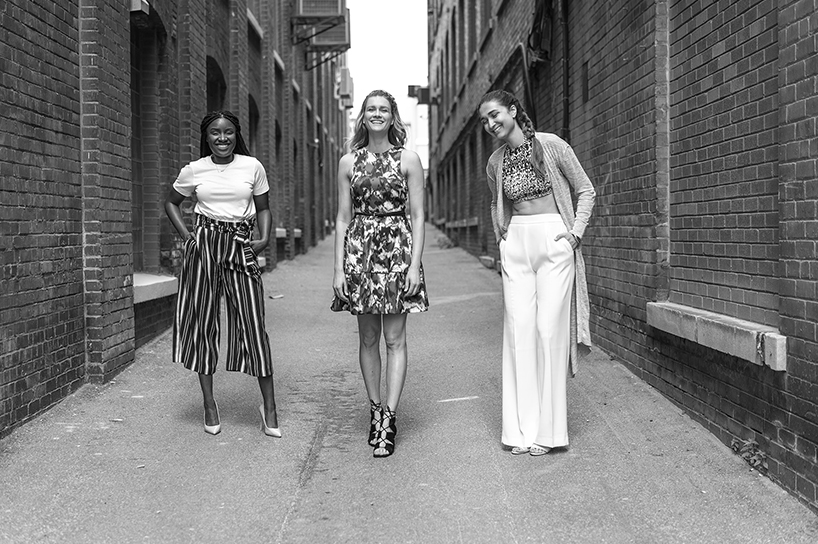
#> input picture Images/3girls.jpg, 818 x 544 px, given in place of the camera
$ python 'HOG camera functions WORKING.py'
#> lines starting #> are read from the running program, lines starting #| are printed output that depends on the picture; after the words box and inside, x2 and y2 are one past the last pixel; in counts of white or black regions, pixels touching at a corner belong together
### socialdistance.py
import cv2 as cv
import math
import numpy as np


# DRAW RECTANGULAR AREA FOR DETECTION OF PERSONS
def drawGreenRect(area, Image):
    img = Image
    bblines = []
    for (x, y, w, h) in area:
        a = []
        cv.rectangle(img, (x, y), (x + w, y + h), (0, 255, 0), 2) # Draw green rectangle
        a.append(x)
        a.append(y)
        a.append(x + w)
        a.append(y + h)
        bblines.append(a)

    return bblines


#CALCULATE FEET PIXEL LOCATION OF ALL BOUNDING BOXES
def findFeetPix(RectangleLines):
    bblines = RectangleLines
    feet = []
    for i in range(len(bblines)):  # A for loop for row entries
        a = []
        a.append((bblines[i][0] + bblines[i][2]) // 2) #find x centre
        a.append(bblines[i][3])
        feet.append(a)

    return feet


#WARP IMAGE PERSPECTIVE TO TOP VIEW
def topViewWarp(Image, CameraAngle, width, height):
    img = Image
    camAngle = CameraAngle
    if 0 <= camAngle <= 60:
        warpExtend = 0.00036265*(camAngle**4) - 0.0262*(camAngle**3) + 0.7407*(camAngle**2) + 1.5556*camAngle # equation for warp
        warpExtend = warpExtend * width / 1000 # for different widths
        pts1 = np.float32([[0,-0],[width,0],[-warpExtend,height],[width+warpExtend,height]]) #points for waro
        pts2 = np.float32([[0,0],[width,0],[0,height],[width,height]]) #framesize of new image warp
        M = cv.getPerspectiveTransform(pts1,pts2)
        imgWarped = cv.warpPerspective(img,M,(width,height)) # w and h is the display framesize

    elif 60 < camAngle <= 75:
        warpExtend = (250/3) * camAngle - 4380  # equation for warp
        warpExtend = warpExtend * width / 1000  # for different widths
        pts1 = np.float32([[0, 0.3 * height], [width, 0.3 * height], [-warpExtend, height], [width + warpExtend, height]])  # points for waro
        pts2 = np.float32([[0, 0], [width, 0], [0, 0.7 * height], [width, 0.7 * height]])  # framesize of new image warp
        M = cv.getPerspectiveTransform(pts1, pts2)
        imgWarped = cv.warpPerspective(img, M, (width, int(0.7 * height)))  # w and h is the display framesize

    elif 75 < camAngle <= 90:
        warpExtend = (110) * camAngle - 7840  # equation for warp
        warpExtend = warpExtend * width / 1000  # for different widths
        pts1 = np.float32([[0, 0.6 * height], [width, 0.6 * height], [-warpExtend, height], [width + warpExtend, height]])  # points for waro
        pts2 = np.float32([[0, 0], [width, 0], [0, 0.4* height], [width, 0.4 * height]])  # framesize of new image warp
        M = cv.getPerspectiveTransform(pts1, pts2)
        imgWarped = cv.warpPerspective(img, M, (width, int(0.4 * height)))  # w and h is the display framesize

    else:
        print('Enter a camera angle between 0 and 90 degrees!')
        quit()

    return imgWarped, M

# CALCULATE FEET PIXEL LOCATIONS IN WARPED IMAGE
def findWarpedFeetPix(FeetPixelLocations, WarpMatrix):
    feet = FeetPixelLocations
    M = WarpMatrix
    feetWarped = [[0 for col in range(3)] for row in range(len(feet))]
    for i in range(len(feet)): # length is 3 of ROWS
        for j in range(3):
            feetWarped[i][j] = M[j][0]*(feet[i][0]) + (M[j][1])*(feet[i][1]) + (M[j][2])*1

    return feetWarped

# ADJUST FEET Y PIXELS LOCATIONS IN WARPED IMAGE
def adjustWarpedFeetYPix(FeetPixelLocations, WarpedFeetPixelLocations,CameraAngle, height):
    feet = FeetPixelLocations
    feetWarped = WarpedFeetPixelLocations
    camAngle = CameraAngle
    if 0 <= camAngle <= 60:
        for i in range(len(feetWarped)):
            origMultiplier = ((feetWarped[i][1]/feetWarped[i][2])/feet[i][1])
            newMultiplier = (origMultiplier+1)/2
            feetWarped[i][1] = feet[i][1]*newMultiplier # Replace old feetWarped Y value

    elif 60 < camAngle <= 75:
        for i in range(len(feetWarped)):
            origMultiplier = ((feetWarped[i][1]/feetWarped[i][2]) / (feet[i][1])-0.3*height)
            newMultiplier = (origMultiplier + 1) / 2
            feetWarped[i][1] = ((feet[i][1]) - 0.3 * height) * newMultiplier  # Replace old feetWarped Y value

    elif 75 < camAngle <= 90:
        for i in range(len(feetWarped)):
            origMultiplier = ((feetWarped[i][1]/feetWarped[i][2]) / (feet[i][1])-0.6*height)
            newMultiplier = (origMultiplier + 1) / 2
            feetWarped[i][1] = ((feet[i][1])-0.6*height) * newMultiplier  # Replace old feetWarped Y value
    return feetWarped

#CALCULATE PIXEL DISTANCE BETWEEN PEOPLE'S FEET
def findPixDist(FeetPixelLocations, WarpedFeetPixelLocations):
    feet = FeetPixelLocations
    feetWarped = WarpedFeetPixelLocations
    pxDistance = []
    for i in range(len(feet)-1):
        i2 = i
        while i2 < (len(feet)-1):
            a = []
            x_abs_diff = abs(((feetWarped[i][0]) / feetWarped[i][2]) - (feetWarped[i2 + 1][0] / feetWarped[i2 + 1][2]))
            a.append(x_abs_diff)
            y_abs_diff = abs((feetWarped[i][1]) - (feetWarped[i2 + 1][1]))
            a.append(y_abs_diff)
            euclidean = math.sqrt(x_abs_diff ** 2 + y_abs_diff ** 2)
            a.append(euclidean)
            a.append(i+1) # 1st person
            a.append(i2+2) # 2nd person
            pxDistance.append(a)
            i2 = i2 + 1

    return pxDistance

#SCALING PIXEL DISTANCE TO REAL DISTANCE
def pixToReal(PixelDistance,scaleFactor):
    pxDistance = PixelDistance
    realDistance = []
    for i in range(len(pxDistance)):
        a = []
        for j in range(3):
            a.append(pxDistance[i][j] * scaleFactor)
        a.append(pxDistance[i][3])
        a.append(pxDistance[i][4])
        realDistance.append(a)

    return realDistance

#OUTPUT MESSAGE/ALERT IF LESS THAN X METRES & #HIGHLIGHT PEOPLE IN RED FOR IMAGES & BLUE FOR VIDEOS
def drawRedRect(Image, RectangleLines, realDistance, minimumAllowedDistance):
    img = Image
    bblines = RectangleLines
    for i in range(len(realDistance)):
        if realDistance[i][2] < minimumAllowedDistance:
            print('Person', realDistance[i][3], '&', realDistance[i][4], 'please social distance!')
            for j in range(2):
                cv.rectangle(img,
                             (bblines[(realDistance[i][j+3])-1][0], bblines[(realDistance[i][j+3])-1][1]),
                             (bblines[(realDistance[i][j+3])-1][2], bblines[(realDistance[i][j+3])-1][3]),
                             (255, 0, 0),
                             2)

    return

### HogDescriptor/HOG camera functions WORKING.py
import cv2 as cv
from matplotlib import pyplot as plt
import socialdistance as sd

#USER INPUT PARAMETERS
camAngle = 60
scaleFactor = 10/1000 # (dist/imgWidth) approx distance (metres) between bottom left & right corners of image
minimumDistance = 1

# INITIALISE THE HOG PERSON DETECTOR
hog = cv.HOGDescriptor()
hog.setSVMDetector(cv.HOGDescriptor_getDefaultPeopleDetector())

cv.startWindowThread()

# OPEN WEBCAM VIDEO STREAM
cap = cv.VideoCapture(0)

# CHECK FRAME SIZE
if cap.isOpened():
    width = int(cap.get(cv.CAP_PROP_FRAME_WIDTH))  # float `width`
    height = int(cap.get(cv.CAP_PROP_FRAME_HEIGHT))  # float `height`
    print('width, height:', width, height)
    fps = cap.get(cv.CAP_PROP_FPS)
    print(fps) #30

# CREATE VIDEO OUTPUT IN .AVI FORMAT
out = cv.VideoWriter('output.avi', cv.VideoWriter_fourcc(*'MJPG'), 20.0, (640,480))

while (True):
    ret, frame = cap.read() # Capture video footage
#> frame is the input picture: shape (544, 818, 3); min 0, max 255, mean 120.6
    frame = cv.resize(frame, (width, height))  # Resize for faster detection

    (area, weights) = hog.detectMultiScale(frame, winStride=(8, 8), padding=(4, 4), scale=1.05) # Detection of persons in image
#> area = [[204, 228, 86, 172], [304, 171, 160, 319], [427, 76, 221, 442]]; weights = [0.584, 0.543, 0.977]
    img = frame

    bblines = sd.drawGreenRect(area, img)  # Draw green box for detection of persons & return bounding box lines
#> the loop in drawGreenRect, `for (x, y, w, h) in area:` made 3 passes
#> after the loop in drawGreenRect, `for (x, y, w, h) in area:`:
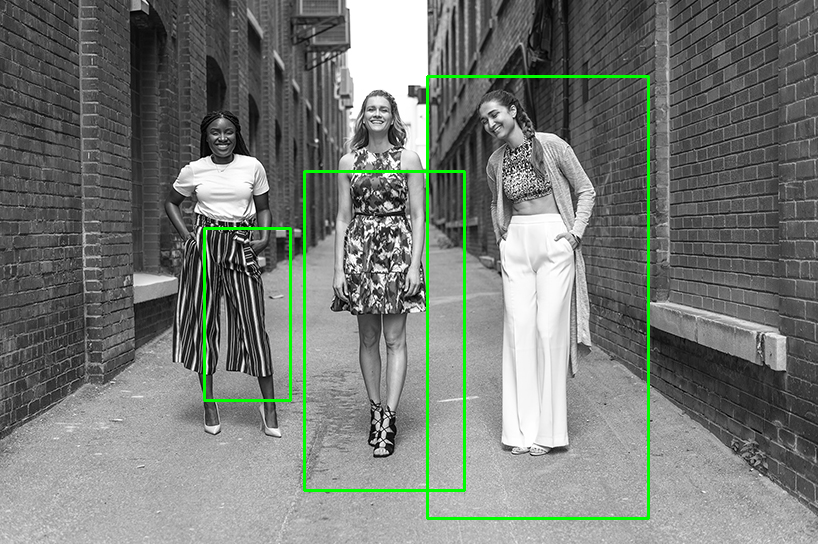
#> img: shape (544, 818, 3); 1.88% of pixels changed, all inside (x1, y1, x2, y2) = (203, 75, 650, 520)
#> after the loop in drawGreenRect, `for (x, y, w, h) in area:`: bblines = [[204, 228, 290, 400], [304, 171, 464, 490], [427, 76, 648, 518]]

    feet = sd.findFeetPix(bblines) # Calculate all feet pixel locations
#> the loop in findFeetPix, `for i in range(len(bblines)):` made 3 passes
#> after the loop in findFeetPix, `for i in range(len(bblines)):`: feet = [[247, 400], [384, 490], [537, 518]]
#> feet = [[247, 400], [384, 490], [537, 518]]

    imgWarped, M = sd.topViewWarp(img, camAngle, width, height) # Warp image perspective to obtain top view
#> in topViewWarp, `M = cv.getPerspectiveTransform(pts1,pts2)`: M = [[1, 2.71, -1.14e-13], [1.99e-16, 4.6, 0], [2.16e-19, 0.00662, 1]]
#> in topViewWarp, `imgWarped = cv.warpPerspective(img,M,(width,height))`:
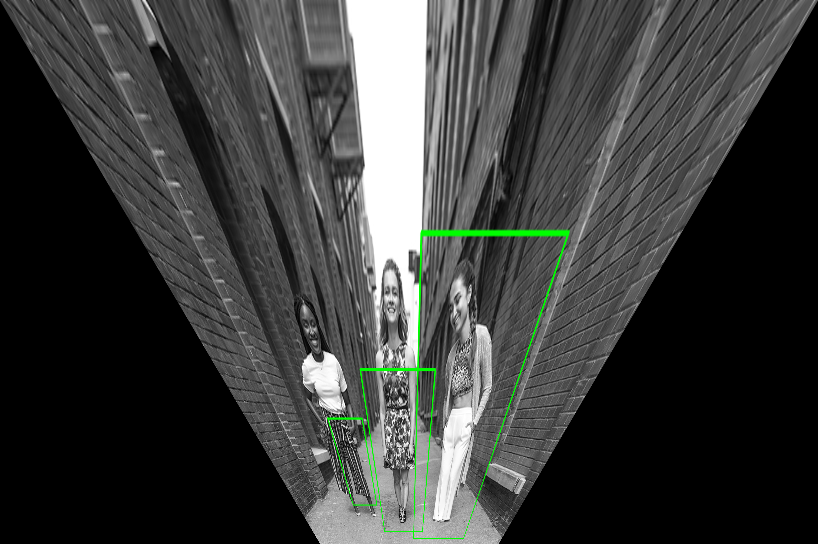
#> imgWarped: shape (544, 818, 3); mean B, G, R 59.1, 60.7, 59.1

    feetWarped = sd.findWarpedFeetPix(feet, M)  # Calculate all feet pixel locations in warped image
#> in findWarpedFeetPix, `feet = FeetPixelLocations`: feet = [[247, 400], [384, 490], [537, 518]]
#> in findWarpedFeetPix, `feetWarped = [[0 for col in range(3)] for row in range(len(feet))]`: feetWarped = [[0, 0, 0], [0, 0, 0], [0, 0, 0]]
#> the loop in findWarpedFeetPix, `for i in range(len(feet)):` made 3 passes
#> after the loop in findWarpedFeetPix, `for i in range(len(feet)):`: feetWarped = [[1330, 1840.5, 3.65], [1710.7, 2254.6, 4.24], [1939.5, 2383.4, 4.43]]

    feetWarped = sd.adjustWarpedFeetYPix(feet, feetWarped, camAngle, height) # Adjust feet y pixel locations in warped image
#> in adjustWarpedFeetYPix, `feet = FeetPixelLocations`: feet = [[247, 400], [384, 490], [537, 518]]
#> the loop in adjustWarpedFeetYPix, `for i in range(len(feetWarped)):` made 3 passes
#> (origMultiplier, newMultiplier) on passes 1 to 3: (1.26, 1.13), (1.08, 1.04), (1.04, 1.02)
#> after the loop in adjustWarpedFeetYPix, `for i in range(len(feetWarped)):`: feetWarped = [[1330, 452.3, 3.65], [1710.7, 510.6, 4.24], [1939.5, 528.1, 4.43]]

    pxDistance = sd.findPixDist(feet, feetWarped)  # Calculate pixel distance between people's feet
#> in findPixDist, `feet = FeetPixelLocations`: feet = [[247, 400], [384, 490], [537, 518]]
#> the loop in findPixDist, `for i in range(len(feet)-1):` made 2 passes
#> after the loop in findPixDist, `for i in range(len(feet)-1):`: pxDistance = [[38.52, 58.37, 69.94, 1, 2], [73.31, 75.8, 105.5, 1, 3], [34.79, 17.43, 38.91, 2, 3]]

    realDistance = sd.pixToReal(pxDistance, scaleFactor)  # Scaling pixel distance to real distance
#> the loop in pixToReal, `for i in range(len(pxDistance)):` made 3 passes
#> after the loop in pixToReal, `for i in range(len(pxDistance)):`: realDistance = [[0.385, 0.584, 0.699, 1, 2], [0.733, 0.758, 1.05, 1, 3], [0.348, 0.174, 0.389, 2, 3]]

    sd.drawRedRect(img, bblines, realDistance, minimumDistance)  # Draw blue box around people under minimum distance & output warning message
#> the loop in drawRedRect, `for i in range(len(realDistance)):` made 3 passes
#| Person 1 & 2 please social distance!
#| Person 2 & 3 please social distance!
#> after the loop in drawRedRect, `for i in range(len(realDistance)):`:
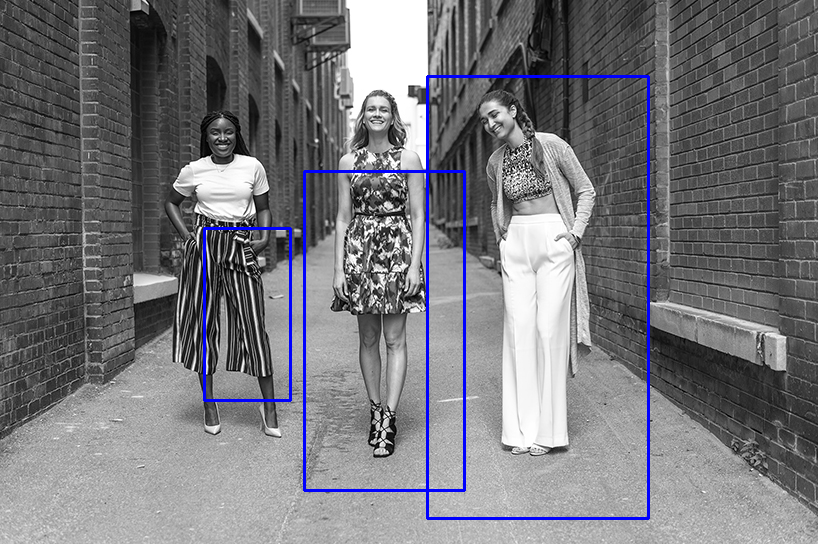
#> img: shape (544, 818, 3); 1.88% of pixels changed, all inside (x1, y1, x2, y2) = (203, 75, 650, 520)

    # WRITE THE OUTPUT VIDEO
    out.write(frame.astype('uint8'))
    # DISPLAY THE RESULTING FRAME
    cv.imshow('frame', frame)
    if cv.waitKey(1) & 0xFF == ord('q'):
#> (key q is pressed here)
        break

# When finished, release the capture, release the output, & close all windows
cap.release()
out.release()
cv.destroyAllWindows()

$ run again, on Images/distance.jpg
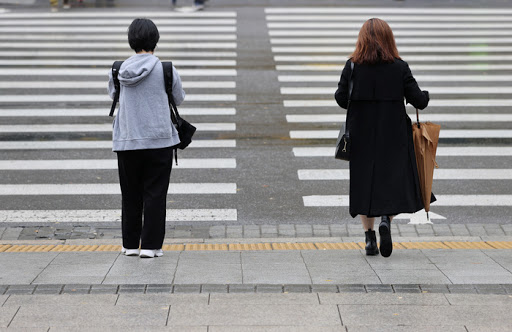
#> input picture Images/distance.jpg, 512 x 332 px, given in place of the camera
#> frame is the input picture: shape (332, 512, 3); mean B, G, R 143.5, 143.7, 145
#> area = [[76, 18, 139, 278], [308, 3, 149, 298]]; weights = [4.23, 2.93]
#> the loop in drawGreenRect, `for (x, y, w, h) in area:` made 2 passes
#> after the loop in drawGreenRect, `for (x, y, w, h) in area:`:
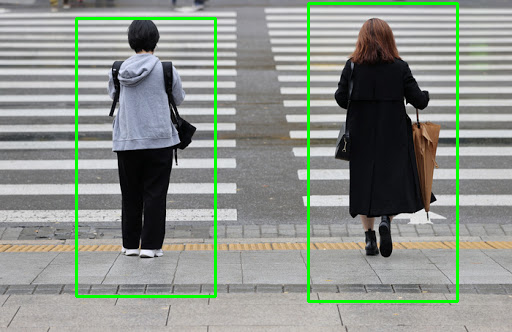
#> img: shape (332, 512, 3); 3.04% of pixels changed, all inside (x1, y1, x2, y2) = (75, 2, 459, 303)
#> after the loop in drawGreenRect, `for (x, y, w, h) in area:`: bblines = [[76, 18, 215, 296], [308, 3, 457, 301]]
#> the loop in findFeetPix, `for i in range(len(bblines)):` made 2 passes
#> after the loop in findFeetPix, `for i in range(len(bblines)):`: feet = [[145, 296], [382, 301]]
#> in topViewWarp, `M = cv.getPerspectiveTransform(pts1,pts2)`: M = [[1, 2.78, 0], [0, 4.6, 0], [-5.48e-19, 0.0108, 1]]
#> in findWarpedFeetPix, `feet = FeetPixelLocations`: feet = [[145, 296], [382, 301]]
#> in findWarpedFeetPix, `feetWarped = [[0 for col in range(3)] for row in range(len(feet))]`: feetWarped = [[0, 0, 0], [0, 0, 0]]
#> the loop in findWarpedFeetPix, `for i in range(len(feet)):` made 2 passes
#> after the loop in findWarpedFeetPix, `for i in range(len(feet)):`: feetWarped = [[966.9, 1362, 4.21], [1217.8, 1385, 4.26]]
#> in adjustWarpedFeetYPix, `feet = FeetPixelLocations`: feet = [[145, 296], [382, 301]]
#> in adjustWarpedFeetYPix, `feetWarped = WarpedFeetPixelLocations`: feetWarped = [[966.9, 1362, 4.21], [1217.8, 1385, 4.26]]
#> the loop in adjustWarpedFeetYPix, `for i in range(len(feetWarped)):` made 2 passes
#> (origMultiplier, newMultiplier) on passes 1 to 2: (1.09, 1.05), (1.08, 1.04)
#> after the loop in adjustWarpedFeetYPix, `for i in range(len(feetWarped)):`: feetWarped = [[966.9, 309.7, 4.21], [1217.8, 312.9, 4.26]]
#> in findPixDist, `feet = FeetPixelLocations`: feet = [[145, 296], [382, 301]]
#> in findPixDist, `feetWarped = WarpedFeetPixelLocations`: feetWarped = [[966.9, 309.7, 4.21], [1217.8, 312.9, 4.26]]
#> the loop in findPixDist, `for i in range(len(feet)-1):` made 1 pass
#> after the loop in findPixDist, `for i in range(len(feet)-1):`: pxDistance = [[55.9, 3.14, 55.99, 1, 2]]
#> the loop in pixToReal, `for i in range(len(pxDistance)):` made 1 pass
#> after the loop in pixToReal, `for i in range(len(pxDistance)):`: realDistance = [[0.559, 0.0314, 0.56, 1, 2]]
#> in drawRedRect, `bblines = RectangleLines`: bblines = [[76, 18, 215, 296], [308, 3, 457, 301]]
#> the loop in drawRedRect, `for i in range(len(realDistance)):` made 1 pass
#| Person 1 & 2 please social distance!
#> after the loop in drawRedRect, `for i in range(len(realDistance)):`:
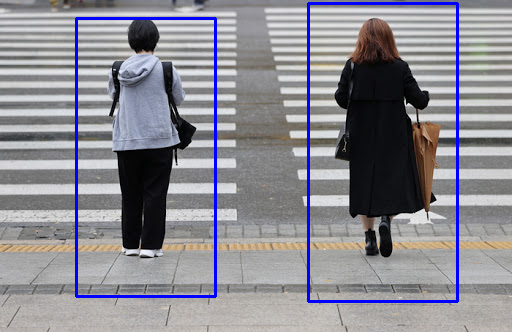
#> img: shape (332, 512, 3); 3.04% of pixels changed, all inside (x1, y1, x2, y2) = (75, 2, 459, 303)
